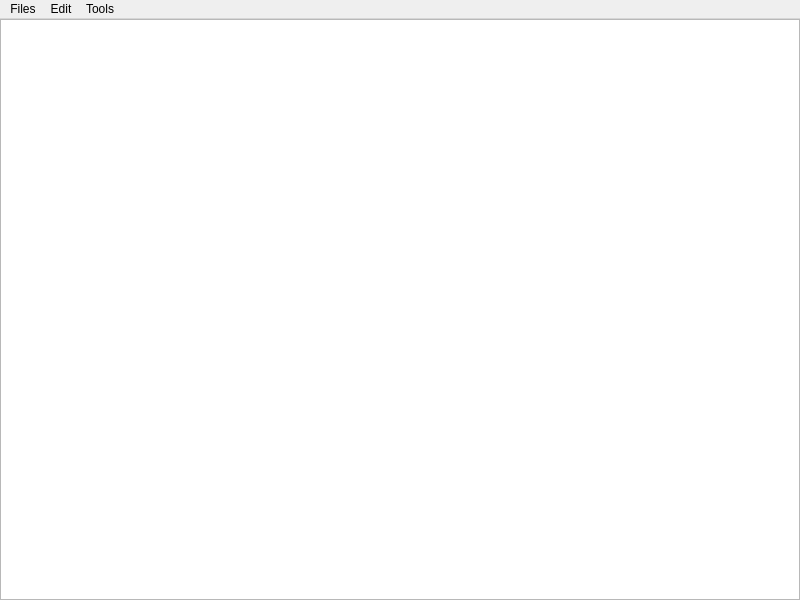
<?xml version="1.0" encoding="UTF-8"?>
<ui version="4.0">
 <class>TerraTrainerWindow</class>
 <widget class="QMainWindow" name="TerraTrainerWindow">
  <property name="geometry">
   <rect>
    <x>0</x>
    <y>0</y>
    <width>800</width>
    <height>600</height>
   </rect>
  </property>
  <property name="minimumSize">
   <size>
    <width>800</width>
    <height>600</height>
   </size>
  </property>
  <property name="windowTitle">
   <string>TerraTrainerWindow</string>
  </property>
  <property name="windowIcon">
   <iconset resource="../res/resources.qrc">
    <normaloff>:/buttons/fire.png</normaloff>:/buttons/fire.png</iconset>
  </property>
  <widget class="QWidget" name="centralWidget">
   <property name="minimumSize">
    <size>
     <width>800</width>
     <height>578</height>
    </size>
   </property>
   <property name="autoFillBackground">
    <bool>false</bool>
   </property>
   <layout class="QHBoxLayout" name="horizontalLayout">
    <property name="spacing">
     <number>1</number>
    </property>
    <property name="margin">
     <number>0</number>
    </property>
    <item>
     <widget class="QGraphicsView" name="mapView">
      <property name="sizePolicy">
       <sizepolicy hsizetype="Expanding" vsizetype="Expanding">
        <horstretch>0</horstretch>
        <verstretch>0</verstretch>
       </sizepolicy>
      </property>
      <property name="autoFillBackground">
       <bool>false</bool>
      </property>
      <property name="frameShadow">
       <enum>QFrame::Plain</enum>
      </property>
      <property name="lineWidth">
       <number>0</number>
      </property>
     </widget>
    </item>
   </layout>
  </widget>
  <widget class="QMenuBar" name="menu">
   <property name="geometry">
    <rect>
     <x>0</x>
     <y>0</y>
     <width>800</width>
     <height>19</height>
    </rect>
   </property>
   <widget class="QMenu" name="files">
    <property name="title">
     <string>Files</string>
    </property>
    <addaction name="action_LoadImage"/>
    <addaction name="separator"/>
    <addaction name="action_LoadClassifier"/>
    <addaction name="separator"/>
    <addaction name="action_Quit"/>
   </widget>
   <widget class="QMenu" name="edit">
    <property name="title">
     <string>Edit</string>
    </property>
    <addaction name="action_Restore"/>
   </widget>
   <widget class="QMenu" name="tools">
    <property name="title">
     <string>Tools</string>
    </property>
    <addaction name="action_ToolPanel"/>
    <addaction name="action_Preferences"/>
    <addaction name="action_Classes"/>
    <addaction name="separator"/>
    <addaction name="action_ZoomIn"/>
    <addaction name="action_ZoomOut"/>
    <addaction name="action_ZoomReset"/>
    <addaction name="separator"/>
   </widget>
   <addaction name="files"/>
   <addaction name="edit"/>
   <addaction name="tools"/>
  </widget>
  <action name="action_LoadImage">
   <property name="text">
    <string>Load Image</string>
   </property>
  </action>
  <action name="action_LoadClassifier">
   <property name="text">
    <string>Load Classifier</string>
   </property>
  </action>
  <action name="action_ToolPanel">
   <property name="checkable">
    <bool>true</bool>
   </property>
   <property name="checked">
    <bool>true</bool>
   </property>
   <property name="text">
    <string>Toolpanel</string>
   </property>
  </action>
  <action name="action_ZoomIn">
   <property name="text">
    <string>zoom +</string>
   </property>
  </action>
  <action name="action_ZoomOut">
   <property name="text">
    <string>zoom -</string>
   </property>
  </action>
  <action name="action_ZoomReset">
   <property name="text">
    <string>zoom reset</string>
   </property>
  </action>
  <action name="action_Restore">
   <property name="text">
    <string>Restore</string>
   </property>
  </action>
  <action name="action_Preferences">
   <property name="checkable">
    <bool>true</bool>
   </property>
   <property name="text">
    <string>Preferences</string>
   </property>
  </action>
  <action name="action_Classes">
   <property name="checkable">
    <bool>true</bool>
   </property>
   <property name="text">
    <string>Classes</string>
   </property>
  </action>
  <action name="action_Quit">
   <property name="text">
    <string>Quit</string>
   </property>
  </action>
 </widget>
 <layoutdefault spacing="6" margin="11"/>
 <resources>
  <include location="../res/resources.qrc"/>
 </resources>
 <connections/>
</ui>
